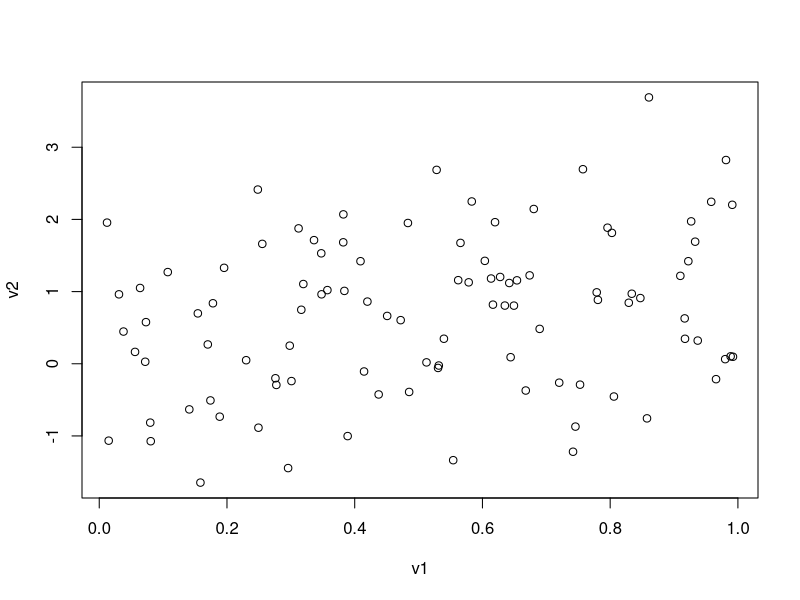

Here is the R script that generated this plot:
VM=100;
N=5;
M=5;
v1<-runif(VM)
v2<-v1+rnorm(VM, 0, 1)
plot(v1,v2)
n<-matrix(0, N, M)
for(i in 1:VM)
{
	for(j in 1:N)
	{
		for(k in 1:M)
		{
			if(v1[i]<=(max(v1)-min(v1))*j/N+min(v1) && v1[i]>=(max(v1)-min(v1))*(j-1)/N+min(v1) && v2[i]<=(max(v2)-min(v2))*k/M+min(v2) && v2[i]>=(max(v2)-min(v2))*(k-1)/M+min(v2))
			{
				n[j,k]=n[j,k]+1
			}
		}
	}
}
n_<-matrix(0, N, M)
for(k in 1:N){
	for(l in 1:M){
		n_[k,l]=mean(n[k,])*mean(n[,l])/mean(n)
	}
}
mean((n-n_)^2/n_)*N*M


